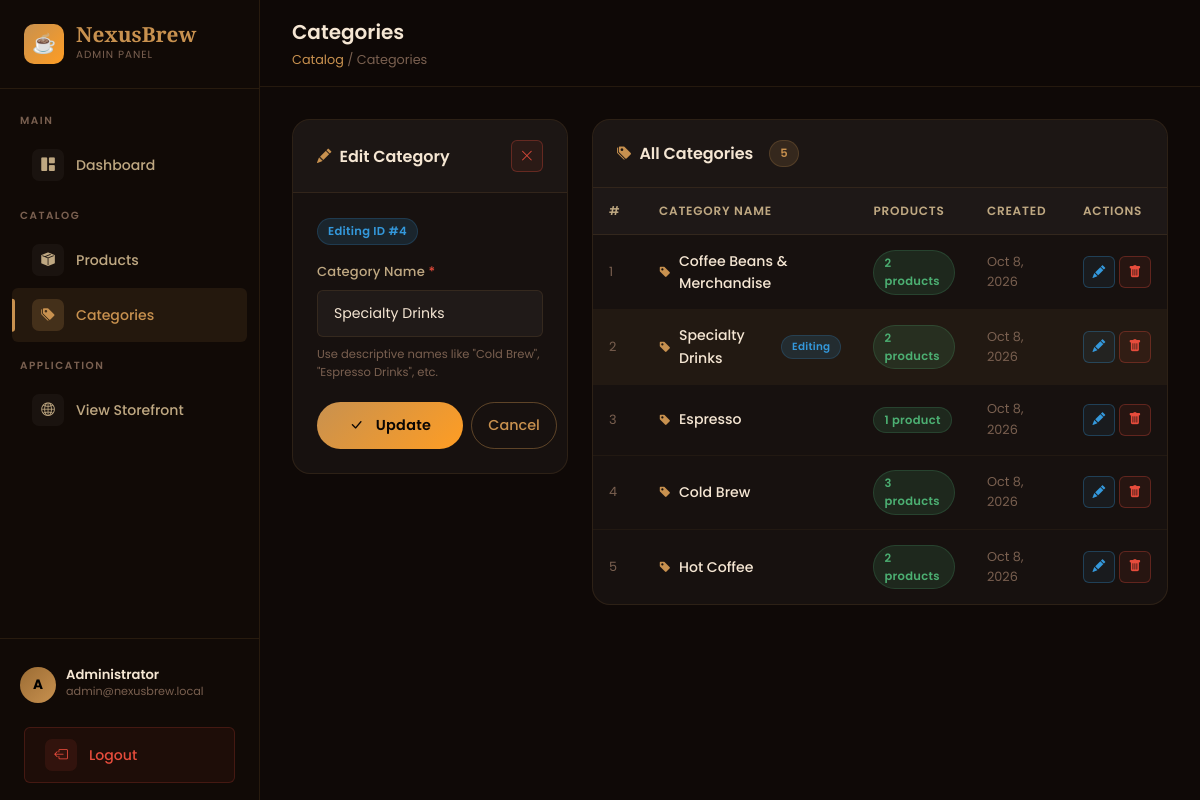
The page /categories.php?edit_id=4 (signed in) on the database its author committed.
### tables this page shows
CREATE TABLE categories (
    id         INT AUTO_INCREMENT PRIMARY KEY,
    name       VARCHAR(100) NOT NULL,
    created_at DATETIME DEFAULT CURRENT_TIMESTAMP
);

### categories.php (the view, shortened to what this page needs)
<?php
require_once __DIR__ . '/db.php';
$editCat    = null;
if (isset($_GET['edit_id'])) {
    $editId    = $_GET['edit_id'];
    $editQuery = "SELECT * FROM categories WHERE id = " . $editId;
    $editRes   = mysqli_query($conn, $editQuery);
    if ($editRes && mysqli_num_rows($editRes) > 0) {
        $editCat = mysqli_fetch_assoc($editRes);
    }
}
$allResult = mysqli_query($conn, "SELECT c.*, COUNT(p.id) AS product_count FROM categories c LEFT JOIN products p ON c.id = p.category_id GROUP BY c.id ORDER BY c.id DESC");
$allCats   = [];
while ($row = mysqli_fetch_assoc($allResult)) {
    $allCats[] = $row;
}
?>
<!DOCTYPE html>
<html lang="en">
<head>
    <link rel="stylesheet" href="https://cdn.jsdelivr.net/npm/bootstrap@5.3.2/dist/css/bootstrap.min.css">
    <link rel="stylesheet" href="https://cdn.jsdelivr.net/npm/bootstrap-icons@1.11.3/font/bootstrap-icons.min.css">
    <link rel="stylesheet" href="assets/css/style.css">
</head>
<body>
<div class="admin-layout">
    <?php include __DIR__ . '/includes/sidebar.php'; ?>
    <main class="admin-main">
        <div class="admin-topbar">
            <div>
                <div class="topbar-title">Categories</div>
                <div class="topbar-breadcrumb">
                    <span>Catalog</span> / Categories
                </div>
            </div>
        </div>
        <div class="admin-content">
            <div class="row g-4">
                <div class="col-lg-4">
                    <div class="admin-card">
                        <div class="admin-card-header">
                            <div class="admin-card-title">
                                <i class="bi bi-<?= $editCat ? 'pencil-fill' : 'plus-circle-fill' ?>"></i>
                                <?= $editCat ? 'Edit Category' : 'Add New Category' ?>
                            </div>
                            <?php if ($editCat): ?>
                                <a href="categories.php" class="btn-action delete" title="Cancel edit">
                                    <i class="bi bi-x-lg"></i>
                                </a>
                            <?php endif; ?>
                        </div>
                        <div class="admin-card-body">
                            <form method="POST" action="categories.php" id="categoryForm">
                                <?php if ($editCat): ?>
                                    <div class="nb-badge nb-badge-info mb-3">
                                        Editing ID #<?= (int)$editCat['id'] ?>
                                    </div>
                                <?php endif; ?>
                                <div class="nb-form-group">
                                    <label class="nb-label" for="cat_name">
                                        Category Name <span style="color:var(--danger);">*</span>
                                    </label>
                                    <input
                                        type="text"
                                        id="cat_name"
                                        name="cat_name"
                                        class="nb-input"
                                        placeholder="e.g. Hot Coffee"
                                        value="<?= $editCat ? htmlspecialchars($editCat['name']) : (isset($_POST['cat_name']) ? $_POST['cat_name']  : '') ?>"
                                        required
                                        autofocus
                                    >
                                    <p style="font-size:0.72rem;color:var(--text-muted);margin-top:0.5rem;">
                                        Use descriptive names like "Cold Brew", "Espresso Drinks", etc.
                                    </p>
                                </div>
                                <div class="d-flex gap-2">
                                    <button type="submit" class="btn-gold" style="flex:1;justify-content:center;" id="saveCategoryBtn">
                                        <i class="bi bi-<?= $editCat ? 'check-lg' : 'plus-lg' ?> me-1"></i>
                                        <?= $editCat ? 'Update' : 'Add Category' ?>
                                    </button>
                                    <?php if ($editCat): ?>
                                        <a href="categories.php" class="btn-outline-gold" style="padding:0.7rem 1rem;" id="cancelCatEditBtn">
                                            Cancel
                                        </a>
                                    <?php endif; ?>
                                </div>
                            </form>
                        </div>
                    </div>
                </div>
                <div class="col-lg-8">
                    <div class="admin-card">
                        <div class="admin-card-header">
                            <div class="admin-card-title">
                                <i class="bi bi-tags-fill"></i>
                                All Categories
                                <span class="nb-badge nb-badge-gold ms-2"><?= count($allCats) ?></span>
                            </div>
                        </div>
                        <div style="overflow-x:auto;">
                            <table class="nb-table">
                                <thead>
                                    <tr>
                                        <th style="width:50px;">#</th>
                                        <th>Category Name</th>
                                        <th>Products</th>
                                        <th>Created</th>
                                        <th style="width:100px;">Actions</th>
                                    </tr>
                                </thead>
                                <tbody>
                                    <?php if (empty($allCats)): ?>
                                        <tr>
                                            <td colspan="5">
                                                <div class="empty-state py-4">
                                                    <div class="empty-state-icon"><i class="bi bi-tags"></i></div>
                                                    <div class="empty-state-title">No categories yet</div>
                                                    <p style="font-size:0.82rem;margin-top:0.5rem;">
                                                        Add your first category using the form.
                                                    </p>
                                                </div>
                                            </td>
                                        </tr>
                                    <?php else: ?>
                                        <?php foreach ($allCats as $i => $cat): ?>
                                            <tr <?= $editCat && $editCat['id'] == $cat['id'] ? 'style="background:rgba(200,145,79,0.06);"' : '' ?>>
                                                <td style="color:var(--text-muted);font-size:0.8rem;"><?= $i + 1 ?></td>
                                                <td>
                                                    <div style="font-weight:500;display:flex;align-items:center;gap:8px;">
                                                        <i class="bi bi-tag-fill" style="color:var(--gold);font-size:0.75rem;"></i>
                                                        <?= htmlspecialchars($cat['name']) ?>
                                                        <?php if ($editCat && $editCat['id'] == $cat['id']): ?>
                                                            <span class="nb-badge nb-badge-info" style="font-size:0.65rem;">Editing</span>
                                                        <?php endif; ?>
                                                    </div>
                                                </td>
                                                <td>
                                                    <a href="products.php" style="text-decoration:none;">
                                                        <span class="nb-badge <?= $cat['product_count'] > 0 ? 'nb-badge-success' : 'nb-badge-danger' ?>">
                                                            <?= $cat['product_count'] ?> product<?= $cat['product_count'] != 1 ? 's' : '' ?>
                                                        </span>
                                                    </a>
                                                </td>
                                                <td style="font-size:0.8rem;color:var(--text-muted);">
                                                    <?= date('M j, Y', strtotime($cat['created_at'])) ?>
                                                </td>
                                                <td>
                                                    <div class="d-flex gap-1">
                                                        <a href="categories.php?edit_id=<?= $cat['id'] ?>"
                                                           class="btn-action edit"
                                                           title="Edit category"
                                                           id="editCat<?= $cat['id'] ?>">
                                                            <i class="bi bi-pencil-fill"></i>
                                                        </a>
                                                        <a href="categories.php?delete_id=<?= $cat['id'] ?>"
                                                           class="btn-action delete"
                                                           data-confirm="Delete category '<?= htmlspecialchars($cat['name']) ?>'? Products in this category will become uncategorized."
                                                           title="Delete category"
                                                           id="deleteCat<?= $cat['id'] ?>">
                                                            <i class="bi bi-trash-fill"></i>
                                                        </a>
                                                    </div>
                                                </td>
                                            </tr>
                                        <?php endforeach; ?>
                                    <?php endif; ?>
                                </tbody>
                            </table>
                        </div>
                    </div>
                </div>
            </div>
        </div>
    </main>
</div>
</body>
</html>

### rows shown on the page
categories: id "4", cat_name "Specialty Drinks", name "Specialty Drinks", shows "Editing", product_count "2", created_at "Oct 8, 2026"
categories: name "Coffee Beans & Merchandise", product_count "2", created_at "Oct 8, 2026"
categories: name "Espresso", product_count "1", created_at "Oct 8, 2026"
categories: name "Cold Brew", product_count "3", shows "s", created_at "Oct 8, 2026"
categories: name "Hot Coffee", product_count "2", shows "s", created_at "Oct 8, 2026"

### other values the page prints
count($allCats) "5"
